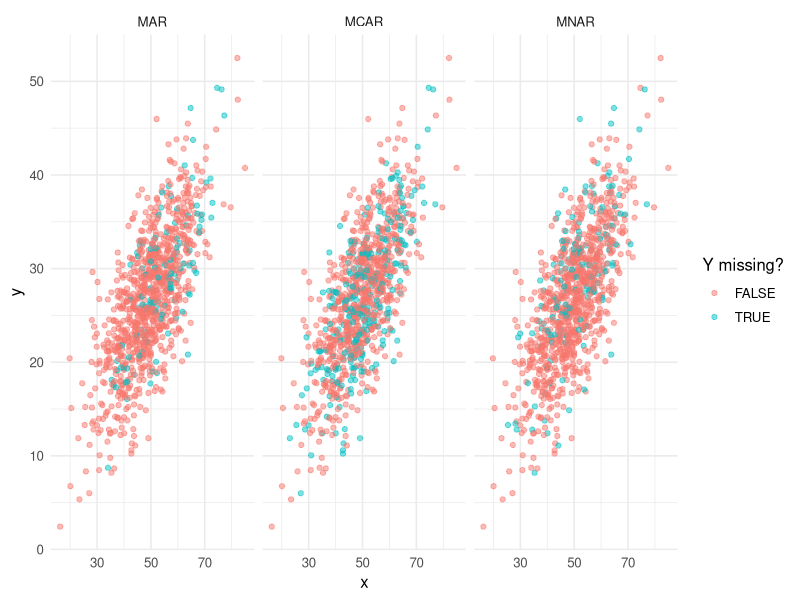

This chart was generated by the following R code:
# ============================================================
# Biostatistics Courses
# Course 3 — Week 2, Session 1: MCAR, MAR, MNAR
# ============================================================

# --- 0. Setup --------------------------------------------------
library(tidyverse)
set.seed(42)
theme_set(theme_minimal(base_size = 12))

# --- 1. Hypothesis / Goal --------------------------------------
# Show that complete-case analysis is unbiased under MCAR and biased
# under MAR and MNAR.

# --- 2. Data ---------------------------------------------------
n  <- 1000
df <- tibble(
  x = rnorm(n, 50, 10),
  y = 2 + 0.5 * x + rnorm(n, 0, 5)
)

mcar <- df |> mutate(y_obs = if_else(runif(n) < 0.30, NA_real_, y), mech = "MCAR")
mar  <- df |> mutate(p = plogis(-2 + 0.05 * (x - 50)),
                     y_obs = if_else(runif(n) < p, NA_real_, y), mech = "MAR")
mnar <- df |> mutate(p = plogis(-2 + 0.05 * (y - mean(y))),
                     y_obs = if_else(runif(n) < p, NA_real_, y), mech = "MNAR")

all <- bind_rows(
  mcar |> select(mech, x, y, y_obs),
  mar  |> select(mech, x, y, y_obs),
  mnar |> select(mech, x, y, y_obs)
)

# --- 3. Visualise ----------------------------------------------
p <- all |>
  mutate(missing = is.na(y_obs)) |>
  ggplot(aes(x, y, colour = missing)) +
  geom_point(alpha = 0.5) +
  facet_wrap(~ mech) +
  labs(colour = "Y missing?")
print(p)

# --- 4. Assumptions --------------------------------------------
# Complete-case unbiased only under MCAR.

# --- 5. Conduct / Fit ------------------------------------------
results <- all |>
  group_by(mech) |>
  summarise(
    truth = mean(y),
    cc    = mean(y_obs, na.rm = TRUE),
    bias  = cc - truth,
    pct_missing = mean(is.na(y_obs)) * 100
  )
print(results)

# --- 6. Report -------------------------------------------------
cat("Bias by mechanism (MCAR, MAR, MNAR):\n")
print(results[c("mech", "bias")])
